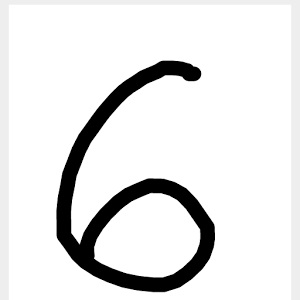
%> input picture I.jpg, 300 x 300 px
$ octave --eval "result = imageProcessing;"   (GNU Octave 9; MATLAB toolbox functions it lacks are replaced by stand-ins)
%> lines starting %> are read from the running program, lines starting %| are printed output that depends on the picture
function [K] = imageProcessing()

  pkg load image
        I=imread('I.jpg');
%> I is the input picture: size 300x300x3 uint8; min 0, max 255, mean 228.3
        I=mat2gray(I);
%> I: size 300x300x3 double
        J = imresize(I,[20 20]);
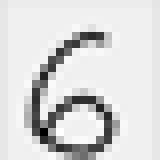
%> J: size 20x20x3 double (shown 8 times larger); min -0.0322, max 1.06, mean 0.895; drawn with min black and max white
        K = reshape(J,1,[]);
%> K = 1200 values, max 1.06 at index 157, min -0.0322 at index 117, mean 0.895
        K = 0.75 - K;
%> K = 1200 values, max 0.782 at index 117, min -0.314 at index 157, mean -0.145
%> `result = imageProcessing;`: result has the same summary as K in imageProcessing

endfunction
